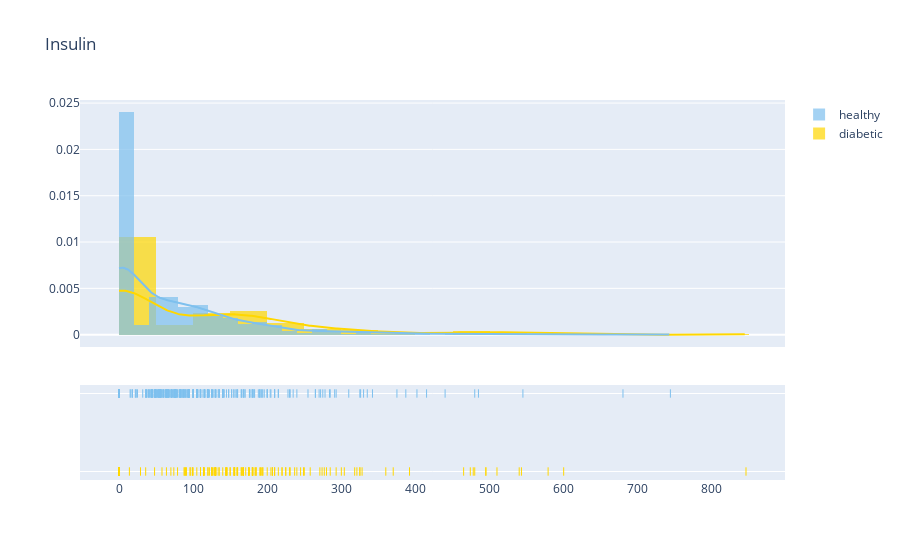

Notebook code for this chart:
### Code cell
plot_distribution('Insulin', 0)
median_target('Insulin')

### Figure 1 — Plotly figure (JSON) as saved in the notebook; plotly's stock layout.template omitted (floating-point values rounded to 4 significant figures; data arrays with more than 128 entries replaced by an {"elided": "..."} marker saying what was removed)
{"data": [{"autobinx": false, "histnorm": "probability density", "legendgroup": "diabetic", "marker": {"color": "#FFD700"}, "name": "diabetic", "opacity": 0.7, "type": "histogram", "x": {"elided": "268 int values"}, "xaxis": "x", "xbins": {"end": 846, "size": 0, "start": 0}, "yaxis": "y"}, {"autobinx": false, "histnorm": "probability density", "legendgroup": "healthy", "marker": {"color": "#7EC0EE"}, "name": "healthy", "opacity": 0.7, "type": "histogram", "x": {"elided": "500 int values"}, "xaxis": "x", "xbins": {"end": 744, "size": 0, "start": 0}, "yaxis": "y"}, {"legendgroup": "diabetic", "marker": {"color": "#FFD700"}, "mode": "lines", "name": "diabetic", "showlegend": false, "type": "scatter", "x": {"elided": "500 float values"}, "xaxis": "x", "y": {"elided": "500 float values"}, "yaxis": "y"}, {"legendgroup": "healthy", "marker": {"color": "#7EC0EE"}, "mode": "lines", "name": "healthy", "showlegend": false, "type": "scatter", "x": {"elided": "500 float values"}, "xaxis": "x", "y": {"elided": "500 float values"}, "yaxis": "y"}, {"legendgroup": "diabetic", "marker": {"color": "#FFD700", "symbol": "line-ns-open"}, "mode": "markers", "name": "diabetic", "showlegend": false, "type": "scatter", "x": {"elided": "268 int values"}, "xaxis": "x", "y": {"elided": "268 str values"}, "yaxis": "y2"}, {"legendgroup": "healthy", "marker": {"color": "#7EC0EE", "symbol": "line-ns-open"}, "mode": "markers", "name": "healthy", "showlegend": false, "type": "scatter", "x": {"elided": "500 int values"}, "xaxis": "x", "y": {"elided": "500 str values"}, "yaxis": "y2"}], "layout": {"barmode": "overlay", "hovermode": "closest", "legend": {"traceorder": "reversed"}, "title": {"text": "Insulin"}, "xaxis": {"anchor": "y2", "domain": [0, 1], "zeroline": false}, "yaxis": {"anchor": "free", "domain": [0.35, 1], "position": 0}, "yaxis2": {"anchor": "x", "domain": [0, 0.25], "dtick": 1, "showticklabels": false}}}
